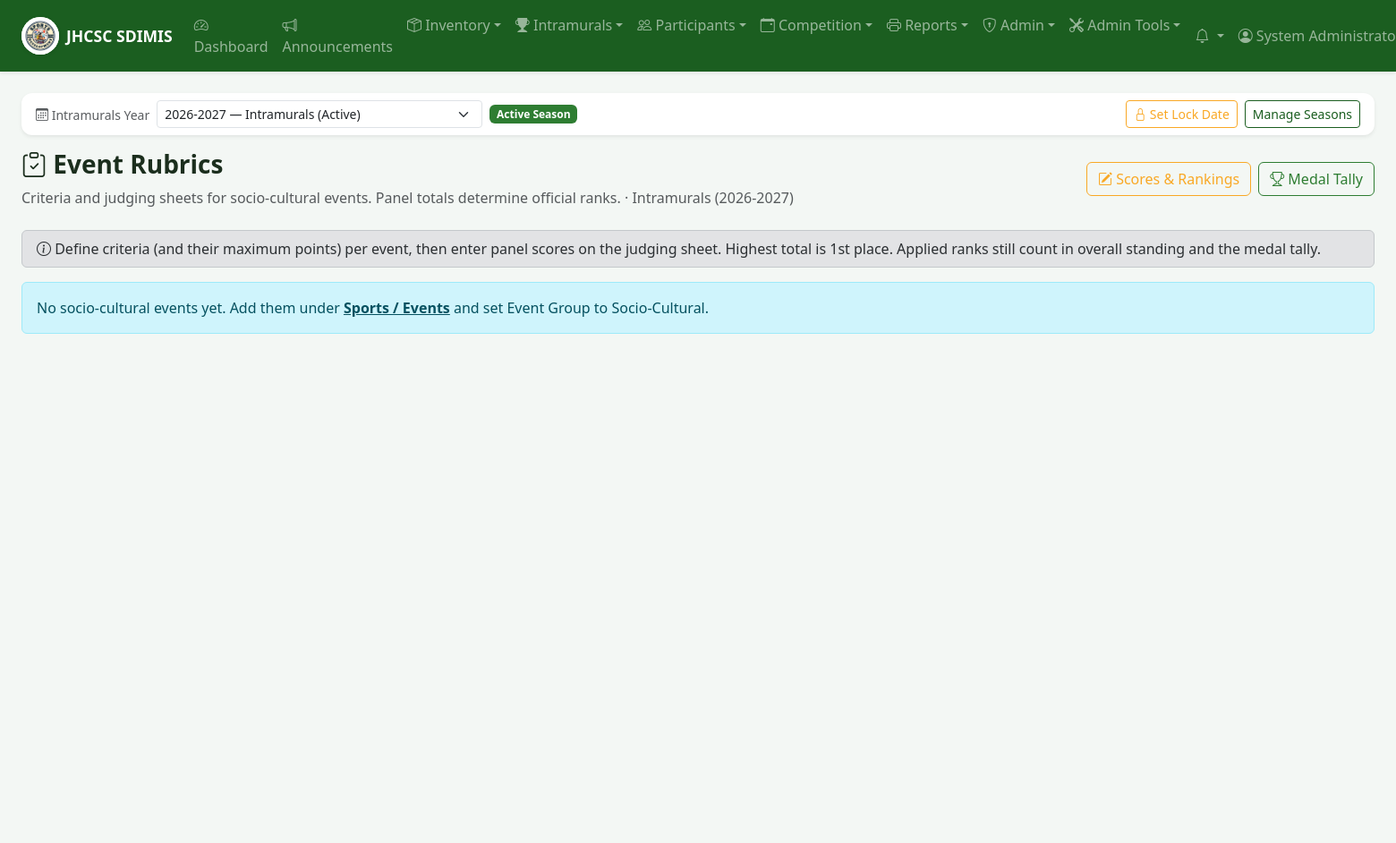
Before: /intramurals/rubrics/index.php (signed in, upper part) with the older database file.
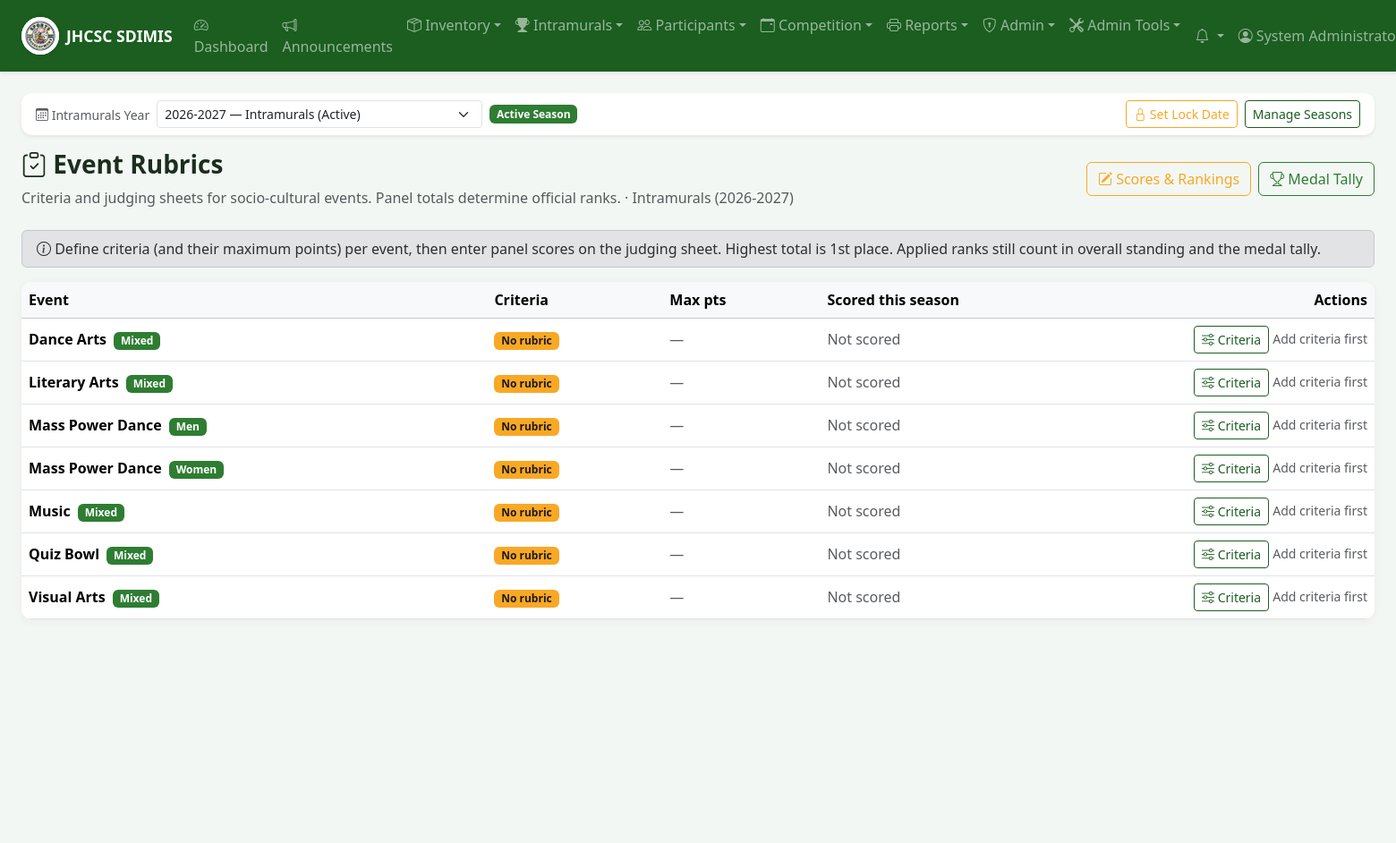
After: the same page with the newer database file.
### tables this page shows
CREATE TABLE IF NOT EXISTS intramural_sports (
    id INT AUTO_INCREMENT PRIMARY KEY,
    name VARCHAR(100) NOT NULL,
    description TEXT,
    category ENUM('men', 'women', 'mixed') NOT NULL DEFAULT 'men',
    event_group ENUM('sports_competition', 'socio_cultural') NOT NULL DEFAULT 'sports_competition',
    players_per_event INT DEFAULT NULL,
    scoring_method ENUM('points', 'sets', 'games', 'time') NOT NULL DEFAULT 'points',
    rules TEXT,
    guidelines TEXT,
    schedule_notes TEXT,
    venue VARCHAR(150) DEFAULT NULL,
    game_duration_minutes INT NOT NULL DEFAULT 60,
    tournament_format ENUM('round_robin', 'single_elimination', 'single_elimination_consolation', 'modified_single_elimination_consolation', 'double_elimination', 'group_knockout', 'rank_first_to_last', 'team_play_sds', 'team_play_sds_consolation', 'custom') NOT NULL DEFAULT 'round_robin',
    format_notes TEXT,
    win_points INT NOT NULL DEFAULT 3,
    draw_points INT NOT NULL DEFAULT 1,
    loss_points INT NOT NULL DEFAULT 0,
    point_scheme_id INT DEFAULT NULL,
    created_at TIMESTAMP DEFAULT CURRENT_TIMESTAMP,
    updated_at TIMESTAMP DEFAULT CURRENT_TIMESTAMP ON UPDATE CURRENT_TIMESTAMP,
    UNIQUE KEY uq_sport_name_category (name, category),
    INDEX idx_sport_event_group (event_group),
    FOREIGN KEY (point_scheme_id) REFERENCES intramural_point_schemes(id) ON DELETE SET NULL
);

### includes/functions.php (called while the page is built, shortened)
<?php
function sanitize(string $input): string
{
    return htmlspecialchars(trim($input), ENT_QUOTES, 'UTF-8');
}

### includes/auth.php (called while the page is built, shortened)
<?php
require_once __DIR__ . '/functions.php';
require_once __DIR__ . '/intramurals.php';
function isLoggedIn(): bool
{
    return isset($_SESSION['user_id']) && !empty($_SESSION['user_id']);
}
function hasRole(string $role): bool
{
    return isLoggedIn() && $_SESSION['user_role'] === $role;
}
function isAdmin(): bool
{
    return isLoggedIn() && ($_SESSION['user_role'] ?? '') === 'admin';
}
function canManageIntramurals(): bool
{
    return isLoggedIn() && in_array($_SESSION['user_role'], ['admin', 'coordinator', 'staff'], true);
}
function isSecretariat(): bool
{
    return hasRole('secretariat');
}
function canManageEventRankings(?int $sportId = null): bool
{
    if (isAdmin() || isSecretariat() || canManageIntramurals()) {
        return true;
    }
    return !empty(getTmSportIds());
}
function canManageEventRubricCriteria(?int $sportId = null): bool
{
    if (isAdmin() || isSecretariat() || canManageIntramurals()) {
        return true;
    }
    return !empty(getTmSportIds());
}
function canScoreEventRubrics(?int $sportId = null): bool
{
    return canManageEventRankings($sportId);
}
function isTournamentManager(): bool
{
    return hasRole('tabulator');
}
function filterSportsForUser(array $sports): array
{
    if (canManageIntramurals() || isPublishStaff()) {
        return $sports;
    }
    return $sports;
}

### includes/intramurals.php (called while the page is built, shortened)
<?php
function sportEventGroupOptions(): array
{
    return [
        'sports_competition' => 'Sports Competition',
        'socio_cultural' => 'Socio-Cultural Events',
    ];
}
function normalizeSportEventGroup(?string $group): string
{
    $group = strtolower(trim((string) $group));
    return array_key_exists($group, sportEventGroupOptions()) ? $group : 'sports_competition';
}
function socioCulturalEventNameHints(): array
{
    return [
        'visual arts',
        'literary arts',
        'quiz bowl',
        'music',
        'dance arts',
        'mass power dance',
        'opening program',
        'power dance',
    ];
}
function inferSportEventGroupFromName(string $name): string
{
    $n = strtolower(trim($name));
    foreach (socioCulturalEventNameHints() as $hint) {
        if (str_contains($n, $hint)) {
            return 'socio_cultural';
        }
    }
    return 'sports_competition';
}
function sportEventGroupOf(array $sport): string
{
    if (isset($sport['event_group']) && (string) $sport['event_group'] !== '') {
        return normalizeSportEventGroup((string) $sport['event_group']);
    }
    return inferSportEventGroupFromName((string) ($sport['name'] ?? ''));
}
function intramuralSportsOrderBy(string $alias = ''): string
{
    $a = $alias !== '' ? rtrim($alias, '.') . '.' : '';
    return "FIELD({$a}event_group, 'sports_competition', 'socio_cultural'), {$a}name, {$a}category";
}
function ensureSportEventGroupColumn(): void
{
    static $checked = false;
    if ($checked) {
        return;
    }
    $checked = true;
}
function isSocioCulturalSport(array $sport): bool
{
    return sportEventGroupOf($sport) === 'socio_cultural';
}

### intramurals/rubrics/index.php (the view, shortened to what the changed rows need)
<?php
require_once __DIR__ . '/../../includes/auth.php';
$db = getDB();
$allSports = filterSportsForUser($db->query('SELECT * FROM intramural_sports ORDER BY ' . intramuralSportsOrderBy())->fetchAll());
$sports = array_values(array_filter($allSports, static fn($s) => isSocioCulturalSport($s)));
$criteriaCounts = [];
$criteriaMax = [];
$scoredTeams = [];
require_once __DIR__ . '/../../includes/header.php';
require __DIR__ . '/../_season_bar.php';
?>
<div class="page-header d-flex justify-content-between align-items-center flex-wrap gap-2">
    <div>
        <h1><i class="bi bi-clipboard-check"></i> Event Rubrics</h1>
    </div>
    <div class="d-flex gap-2 flex-wrap">
    </div>
</div>
<div class="alert alert-secondary py-2">
    <i class="bi bi-info-circle"></i>
    Define criteria (and their maximum points) per event, then enter panel scores on the judging sheet.
    Highest total is 1st place. Applied ranks still count in overall standing and the medal tally.
</div>
<?php if (empty($sports)): ?>
<div class="alert alert-info">
    <?php if (isTournamentManager() && !canManageIntramurals()): ?>
    No socio-cultural events are assigned to your tournament manager account.
    <?php else: ?>
    No socio-cultural events yet. Add them under <a href="<?= BASE_URL ?>/intramurals/sports/index.php" class="alert-link">Sports / Events</a>
    and set Event Group to Socio-Cultural.
    <?php endif; ?>
</div>
<?php else: ?>
<div class="card">
    <div class="table-responsive">
        <table class="table table-hover align-middle mb-0">
            <thead class="table-light">
                <tr>
                    <th>Event</th>
                    <th>Criteria</th>
                    <th>Max pts</th>
                    <th>Scored this season</th>
                    <th class="text-end" style="width:16rem;">Actions</th>
                </tr>
            </thead>
            <tbody>
                <?php foreach ($sports as $s): ?>
                <?php
                $sid = (int) $s['id'];
                $count = $criteriaCounts[$sid] ?? 0;
                $max = $criteriaMax[$sid] ?? 0;
                $scored = $scoredTeams[$sid] ?? 0;
                $canEdit = canManageEventRubricCriteria($sid);
                $canScore = canScoreEventRubrics($sid);
                ?>
                <tr>
                    <td>
                        <strong><?= sanitize($s['name']) ?></strong>
                        <span class="badge bg-secondary ms-1"><?= sanitize(ucfirst((string) $s['category'])) ?></span>
                    </td>
                    <td>
                        <?php if ($count > 0): ?>
                        <span class="badge bg-success"><?= $count ?> criterion<?= $count === 1 ? '' : 's' ?></span>
                        <?php else: ?>
                        <span class="badge bg-warning text-dark">No rubric</span>
                        <?php endif; ?>
                    </td>
                    <td><?= $count ? formatRubricPoints($max) : '<span class="text-muted">—</span>' ?></td>
                    <td>
                        <?php if ($scored > 0): ?>
                        <?= $scored ?> team<?= $scored === 1 ? '' : 's' ?>
                        <?php else: ?>
                        <span class="text-muted">Not scored</span>
                        <?php endif; ?>
                    </td>
                    <td class="text-end text-nowrap">
                        <?php if ($canEdit): ?>
                        <a href="<?= BASE_URL ?>/intramurals/rubrics/edit.php?sport=<?= $sid ?>" class="btn btn-sm btn-outline-primary">
                            <i class="bi bi-sliders"></i> Criteria
                        </a>
                        <?php endif; ?>
                        <?php if ($canScore && $count > 0): ?>
                        <a href="<?= BASE_URL ?>/intramurals/rubrics/score.php?sport=<?= $sid ?>" class="btn btn-sm btn-primary">
                            <i class="bi bi-pencil-square"></i> Judge
                        </a>
                        <?php elseif ($count === 0 && $canEdit): ?>
                        <span class="text-muted small">Add criteria first</span>
                        <?php endif; ?>
                    </td>
                </tr>
                <?php endforeach; ?>
            </tbody>
        </table>
    </div>
</div>
<?php endif; ?>
<?php require_once __DIR__ . '/../../includes/footer.php'; ?>

### includes/navigation.php (shortened to what the changed rows need)
<?php
function renderDesktopNav(array $nav): void
{
    foreach ($nav as $entry) {
        if (($entry['type'] ?? '') === 'link') {
            echo '<li class="nav-item">';
            echo '<a class="nav-link" href="' . sanitize($entry['href']) . '">';
            echo '<i class="bi ' . sanitize($entry['icon'] ?? '') . '"></i> ' . sanitize($entry['label']);
            echo '</a></li>';
            continue;
        }
        echo '<li class="nav-item dropdown">';
        echo '<a class="nav-link dropdown-toggle" href="#" data-bs-toggle="dropdown" data-bs-auto-close="outside">';
        echo '<i class="bi ' . sanitize($entry['icon'] ?? '') . '"></i> ' . sanitize($entry['label']);
        echo '</a><ul class="dropdown-menu dropdown-menu-nav">';
        echo '</ul></li>';
    }
}

Changed rows visible on the page:
added intramural_sports: name "Dance Arts", category "Mixed", shows "No rubric", shows "Not scored", shows "Add criteria first"
added intramural_sports: name "Literary Arts", category "Mixed", shows "No rubric", shows "Not scored", shows "Add criteria first"
now on this page (row edited): intramural_sports: name "Mass Power Dance", category "Men", shows "No rubric", shows "Not scored", shows "Add criteria first"
now on this page (row edited): intramural_sports: name "Mass Power Dance", category "Women", shows "No rubric", shows "Not scored", shows "Add criteria first"
added intramural_sports: name "Music", category "Mixed", shows "No rubric", shows "Not scored", shows "Add criteria first"
added intramural_sports: name "Quiz Bowl", category "Mixed", shows "No rubric", shows "Not scored", shows "Add criteria first"
added intramural_sports: name "Visual Arts", category "Mixed", shows "No rubric", shows "Not scored", shows "Add criteria first"
Other visible differences:
text no longer shown: "No socio-cultural events yet. Add them under Sports / Events and set Event Group to Socio-Cultural."
text now shown: "Event Criteria Max pts Scored this season Actions"
